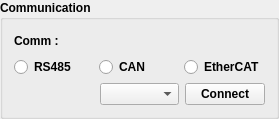
     <widget class="QGroupBox" name="groupBox_16">
      <property name="sizePolicy">
       <sizepolicy hsizetype="Preferred" vsizetype="Preferred">
        <horstretch>0</horstretch>
        <verstretch>0</verstretch>
       </sizepolicy>
      </property>
      <property name="maximumSize">
       <size>
        <width>16777215</width>
        <height>150</height>
       </size>
      </property>
      <property name="font">
       <font>
        <weight>75</weight>
        <bold>true</bold>
       </font>
      </property>
      <property name="title">
       <string>Communication</string>
      </property>
      <layout class="QGridLayout" name="gridLayout_12">
       <item row="1" column="0" colspan="3">
        <layout class="QHBoxLayout" name="horizontalLayout">
         <item>
          <widget class="QRadioButton" name="rbRS485">
           <property name="text">
            <string>RS485</string>
           </property>
          </widget>
         </item>
         <item>
          <widget class="QRadioButton" name="rbCAN">
           <property name="text">
            <string>CAN</string>
           </property>
          </widget>
         </item>
         <item>
          <widget class="QRadioButton" name="rbECAT">
           <property name="text">
            <string>EtherCAT</string>
           </property>
          </widget>
         </item>
        </layout>
       </item>
       <item row="2" column="0">
        <widget class="QLabel" name="txtCommSpeed">
         <property name="minimumSize">
          <size>
           <width>80</width>
           <height>0</height>
          </size>
         </property>
         <property name="text">
          <string/>
         </property>
        </widget>
       </item>
       <item row="2" column="1">
        <widget class="QComboBox" name="comboCommSpeed">
         <property name="sizePolicy">
          <sizepolicy hsizetype="Expanding" vsizetype="Preferred">
           <horstretch>0</horstretch>
           <verstretch>0</verstretch>
          </sizepolicy>
         </property>
         <property name="minimumSize">
          <size>
           <width>0</width>
           <height>0</height>
          </size>
         </property>
        </widget>
       </item>
       <item row="2" column="2">
        <widget class="QPushButton" name="btnConnect">
         <property name="sizePolicy">
          <sizepolicy hsizetype="Minimum" vsizetype="Expanding">
           <horstretch>0</horstretch>
           <verstretch>0</verstretch>
          </sizepolicy>
         </property>
         <property name="font">
          <font>
           <weight>75</weight>
           <bold>true</bold>
          </font>
         </property>
         <property name="text">
          <string>Connect</string>
         </property>
        </widget>
       </item>
       <item row="0" column="0" colspan="3">
        <layout class="QHBoxLayout" name="horizontalLayout_11">
         <item>
          <widget class="QLabel" name="label_19">
           <property name="sizePolicy">
            <sizepolicy hsizetype="Preferred" vsizetype="Expanding">
             <horstretch>0</horstretch>
             <verstretch>0</verstretch>
            </sizepolicy>
           </property>
           <property name="text">
            <string>Comm : </string>
           </property>
          </widget>
         </item>
         <item>
          <spacer name="horizontalSpacer_14">
           <property name="orientation">
            <enum>Qt::Horizontal</enum>
           </property>
           <property name="sizeHint" stdset="0">
            <size>
             <width>40</width>
             <height>20</height>
            </size>
           </property>
          </spacer>
         </item>
        </layout>
       </item>
      </layout>
     </widget>
